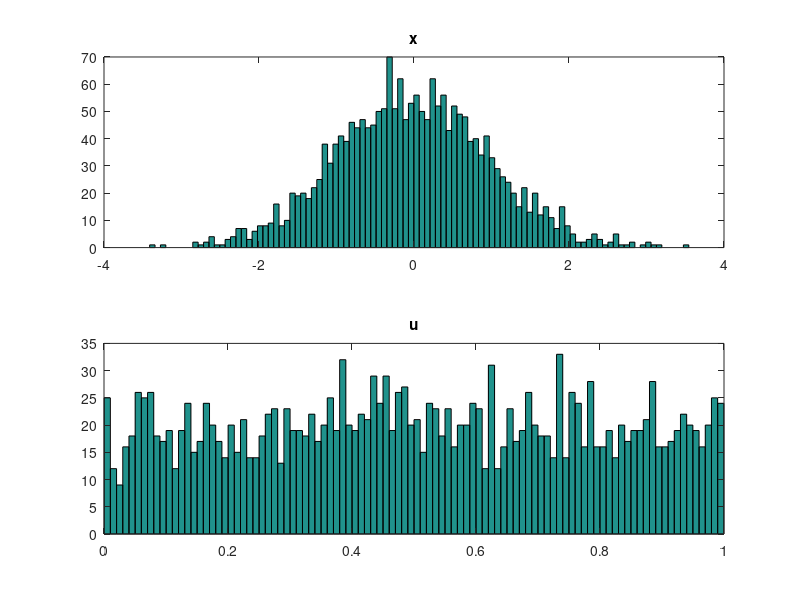
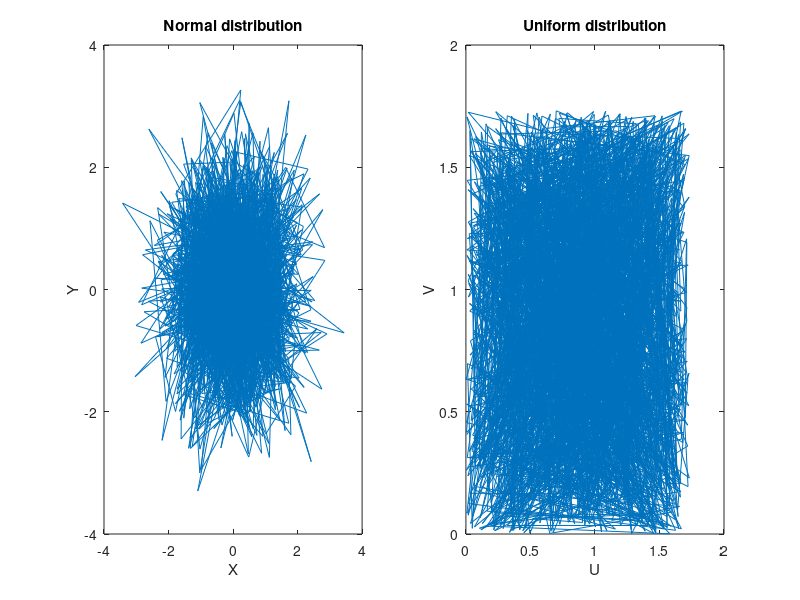
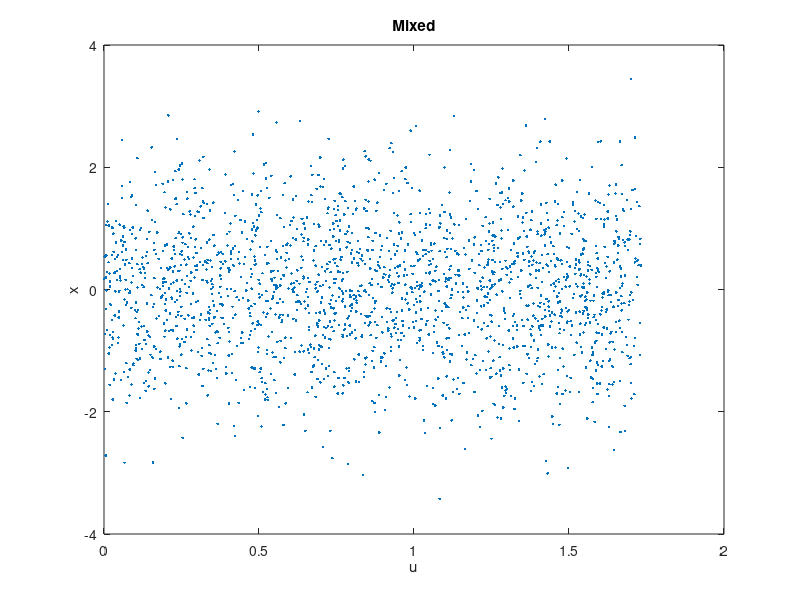
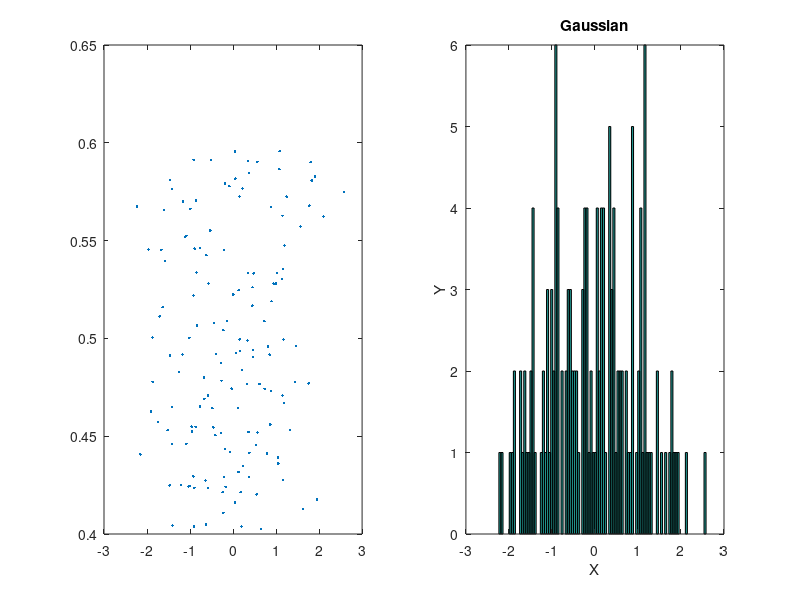

Source code (MATLAB) for these figures, in order:
%MVE136 LABORATION 1: RANDOM SIGNAL ANALYSIS

%%
%2.1 - Histogram
N=2000;
x=randn([1 N]);
u=rand([1 N]);

figure()
subplot(2,1,1)
hist(x,100)
title('x')
subplot(2,1,2)
hist(u,100)
title('u')

%%
%2.2 - Joint Distribution

x = randn([1 N]);
y = randn([1 N]);

figure()
subplot(1,2,1)
plot(x,y) %equiprobability lines: either a circle or diagonals?
title('Normal distribution')
xlabel('X')
ylabel('Y')

a=sqrt(3);
u = a*rand([1 N])
v = a*rand([1 N])
subplot(1,2,2)
plot(u,v)
title('Uniform distribution')
xlabel('U')
ylabel('V')
%Greater variance and deviance.

figure()
plot(u,x,'.') 
title('Mixed')
xlabel('u')
ylabel('x')
%Values are spread accordingly to each distribution, making a fusion. The
%U-dist shows a more uniformal distribution, as expected, as the normal
%distribution tends to assign more of the mid values, as  expected. The
%fusion of the two distributions shows a variety of values (N) in a uniform
%intervall.

%%
%2.3 Conditional Distribution

N=2000;
x = randn([1 N]);
y = randn([1 N]);
dy = 0.1;
yh=0.5;
i=0;
X=[];
Y=[];

figure()
for k=1:2000
    if y(k)>yh-dy && y(k)<yh+dy
        i=i+1;
        X(i)=x(k); 
        Y(i)=y(k);
    end
end
subplot(1,2,1)
plot(X,Y,'.')
subplot(1,2,2)
hist(X,100)
title('Gaussian')
xlabel('X')
ylabel('Y')


a=sqrt(3);
u = a*rand([1 N])
v = a*rand([1 N])
du = 0.1;
uh=0.5;
i=0;
U=[];
V=[];

figure()
for k=1:2000
    if u(k)>uh-du && u(k)<uh+du
        %plot(x(k),y(k),'.')
        i=i+1;
        %hold on
        U(i)=u(k); 
        V(i)=v(k);
    end
end
subplot(1,2,1)
plot(U,V,'.')
subplot(1,2,2)
hist(V,100)
title('Uniform')
xlabel('U')
ylabel('V')
%The plot shows the spread of values within the restricted area and
%the hist shows the numbers of occurencies for the values of X within the
%range of Y

%%

%3.1 - Joint Distribution and Correlation

N=2000;
x=randn([1 N]);
u=rand([1 N]);

z=@(a) x.*a+sqrt(1-a.^2).*y;

zv = zeros(4,N);
zv(1,:) = z(0.5);
zv(2,:) = z(-0.5);
zv(3,:) = z(0.9);
zv(4,:) = z(-0.9);

alpha=([0.5 -0.5 0.9 -0.9])
    figure()
for i=1:4
    subplot(2,2,i)
    plot(x,zv(i,:),'.')
    title(alpha(i))
    xlabel('X')
    ylabel('Z')
end

figure()
hist(zv(1,:),100) %Increase bins for finer gaussian.
title('')
xlabel('')
ylabel('')

%%
%3.2 - Conditional Distribution.

N=2000;
x=randn([1 N]);
u=rand([1 N]);

z=@(a) x.*a+sqrt(1-a.^2).*y;
zv = z(0.7);


dz = 0.1
zh = ([0.5 -0.5]);
i=[1 1];
X1=[];
Z1=[];
for k=1:2000
    for l=1:2
        if zv(k)>zh(l)-dz && zv(k)<zh(l)+dz
            %plot(x(k),y(k),'.')
            
            %hold on
            X1(l,i)=x(k); 
            Z1(l,i)=zv(k);
            i(l)=i(l)+1;
        end
    end
end
figure()
subplot(1,2,1)
hist(X1(1,:),100)
title('X/Z - alpha = 0.7, z=0.5')
subplot(1,2,2)
hist(X1(2,:),100)
title('X/Z - alpha = 0.7, z=-0.5')


zv = z(-0.7);

dz = 0.1;
zh = ([0.5 -0.5]);
i=([1 1]);
X2=[];
Z2=[];
for k=1:2000
    for l=1:2
        if zv(k)>zh(l)-dz && zv(k)<zh(l)+dz
            %plot(x(k),y(k),'.')
            
            %hold on
            X2(l,i)=x(k); 
            Z2(l,i)=zv(k);
            i(l)=i(l)+1;
        end
    end
end
figure
subplot(1,2,1)
hist(X2(1,:),100)
title('X/Z - alpha = -0.7, z=0.5')
subplot(1,2,2)
hist(X2(2,:),100)
title('X/Z - alpha = -0.7, z=-0.5')

%%
%4.1 Ensemble and Time Averages

N=256; 
K=N;

X=randn(N,K);
EA = mean(X');
TA = mean(X);
figure()
plot(EA)
hold on
plot(TA)
diff = mean(EA)-mean(TA)
legend('Ensemble Average','Time Average')

%The averages do not hold the same values on each sample, however the main
%value of both EA and TA hold s the same average value.

%%
%4.2 - Joint Dstribution and Correlation.

N=256; 
K=N;

X=randn(N,K);
subplot(2,2,1)
plot(X(1,:),X(2,:),'.')
title('n1=1, n2=2')
subplot(2,2,2)
plot(X(10,:),X(20,:),'.')
title('n1=10 , n2=20')
subplot(2,2,3)
plot(X(5,:),X(6,:),'.')
title('n1=5 , n2=6')
subplot(2,2,4)
plot(X(70,:),X(140,:),'.')
title('n1=70 , n2=140')
sum=([0 0 0 0]);

    for k=1:256
        r(k)=X(1,k).*X(2,k);
        sum=sum+r(k);
    end
    

r=1/K*sum;

result = r - mean(X(1))*mean(X(2)) %Uncorrelated if covariance: E(XY)-E(X)*E(Y)=0
% Result is not zero, but close to zero, which proves that the sets are
% uncorrelated.

%%
%5.4 - Joint Distribution

N=256;
K=N;

W=randn(N,K);
x=filter(1,[1 -1],W)

figure()
plot(x)
xlabel('n')
ylabel('X(n)')
figure()
subplot(2,2,1)
plot(x(10,:),x(9,:),'.')
title('n1=10, n2=9')
subplot(2,2,2)
plot(x(50,:),x(49,:),'.')
title('n1=50, n2=49')
subplot(2,2,3)
plot(x(100,:),x(99,:),'.')
title('n1=100, n2=99')
subplot(2,2,4)
plot(x(200,:),x(199,:),'.')
title('n1=200, n2=199')

figure()
subplot(2,2,1)
plot(x(50,:),x(40,:),'.')
title('n1=50, n2=40')
subplot(2,2,2)
plot(x(100,:),x(90,:),'.')
title('n1=100, n2=90')
subplot(2,2,3)
plot(x(200,:),x(190,:),'.')
title('n1=200, n2=190')
subplot(2,2,4)
plot(x(200,:),x(190,:),'.')
        
%%
%5.5 - Sample Auto-correlation

W=randn(N,K);
x=filter(1,[1 -1],W)
sum=0;
for n=2:256
    r(n-1)=x(n,:)*x(n-1,:)'/K;
    result2(n)=n-1;
    result(n)=r(n-1);
end

figure()
for n=2:256
    subplot(1,2,1)
    plot(result(n),result(n-1),'.')
    title('Practical')
    hold on
    subplot(1,2,2)
    plot(result2(n),result2(n-1),'.')
    title('Theoretical')
    hold on
end

%Check K=1 auto-correlation
sum=0;
for n=2:256
        r=x(n,1).*x(n-1,1);
        sum=sum+r;
    result(n)=sum;
end
result = 1/K * result;

figure()
for n=2:256
    plot(result(n),result(n-1),'.')
    hold on
end
%One realization is possible.

%%
%6.3 - Joint Distribution.

N=256;
K=N;

W=randn(N,K);
x=filter(1,[1 -0.9],W)

figure()
plot(x)
figure()
subplot(2,2,1)
plot(x(10,:),x(9,:),'.')
title('n1=10, n2=9')
subplot(2,2,2)
plot(x(50,:),x(49,:),'.')
title('n1=50, n2=49')
subplot(2,2,3)
plot(x(100,:),x(99,:),'.')
title('n1=100, n2=99')
subplot(2,2,4)
plot(x(200,:),x(199,:),'.')
title('n1=200, n2=199')

figure()
subplot(2,2,1)
plot(x(50,:),x(40,:),'.')
title('n1=50, n2=40')
subplot(2,2,2)
plot(x(100,:),x(90,:),'.')
title('n1=100, n2=90')
subplot(2,2,3)
plot(x(200,:),x(190,:),'.')
title('n1=200, n2=190')
subplot(2,2,4)
plot(x(200,:),x(190,:),'.')

%In the 5.4 task the point with dn=10 apart did give a fair correlation,
%however in this case with -0.9 instead of -1, n far apart gives a very bad
%, if none, correlation and the n's need to be closer to each other.

%%
%6.4 - Sample Auto-correlation

W=randn(N,K);
x=filter(1,[1 -0.9],W)
sum=0;

for n=2:256
    r(n-1)=x(n,:)*x(n-1,:)'/K;
    result2(n) = (1-0.81^n)/(1-0.81)
    result(n)=r(n-1);
end

figure()
for n=2:256
    plot(result)
    hold on
    plot(result2)
    hold on
end
title('Practical vs Theoretical')
legend('Practical','Theoretical')

%One realizaion
% sum=0;
% for n=2:256
%     for k=1:1
%         r=x(n,k).*x(n-1,k);
%         sum=sum+r;
%     end
%     %result2(n) = mean(x(n)*x(n-1));
%     result(n)=sum;
% end
% result = 1/K * result;
% 
% figure()
% for n=2:256
%     plot(result(n),result(n-1),'.')
%     hold on
% end
